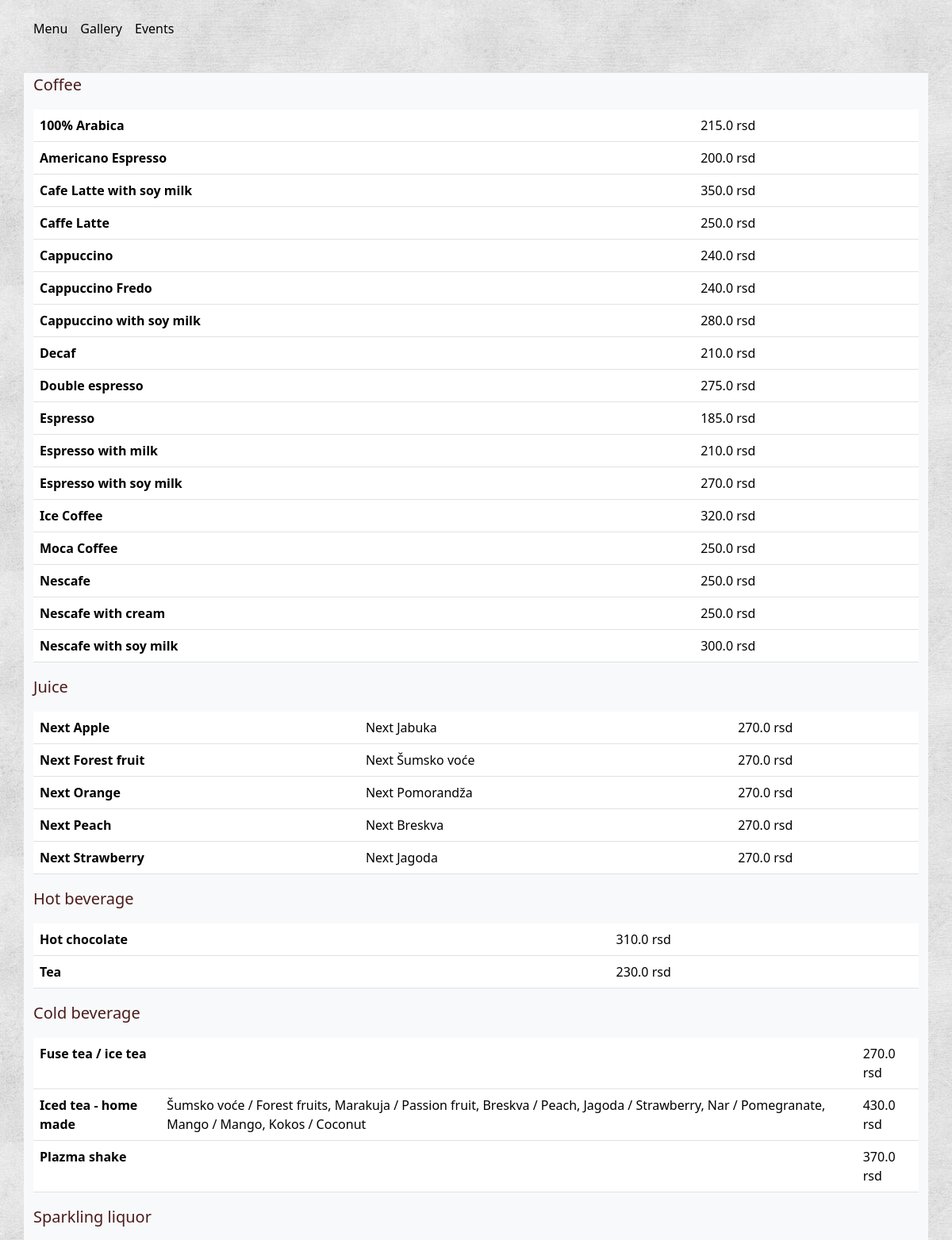
The page / (upper part) on the database its author committed.
### client/models.py (models this page shows, shortened)
class MenuSections(models.Model):
    id = models.BigAutoField(db_column='id', primary_key=True)
    name = models.CharField(db_column='name', max_length=255, verbose_name='Menu Section')
    TYPE_CHOICES =(
        ('D', 'Drink'),
        ('F', 'Food')
    )
    type = models.CharField(max_length=1, choices=TYPE_CHOICES, default='D', verbose_name='Type')
    class Meta:
        managed = True
        verbose_name_plural = 'Menu Sections'
        ordering = ['type', 'id']
        constraints = [models.UniqueConstraint(fields=['name'], name='unique_section')]
        db_table = 'MenuSections'

class MenuItems(models.Model):
    id = models.BigAutoField(db_column='id', primary_key=True)
    name = models.CharField(db_column='name', max_length=255, verbose_name='Name')
    type = models.ForeignKey(
        MenuSections,
        models.DO_NOTHING,
        db_column='menuSectionId',
        verbose_name='Menu section'
    )
    description = models.TextField(db_column='description', blank=True, verbose_name='Description')
    quantity = models.FloatField(db_column='quantity', blank=True, null=True, verbose_name='Quantity')
    unitId = models.ForeignKey(
        Units,
        models.DO_NOTHING,
        blank=True,
        null=True,
        db_column='unitId',
        verbose_name='Unit'
    )
    price = models.FloatField(db_column='price', verbose_name='Price')
    currency = models.CharField(db_column='currency', max_length=255, default='rsd', verbose_name='Currency')
    active = models.BooleanField(db_column='active', verbose_name='Offer is available?')
    class Meta:
        managed = True
        verbose_name_plural = 'Menu Items'
        ordering = ['name']
        constraints = [models.UniqueConstraint(fields=['name', 'type'], name='unique_item')]
        db_table = 'MenuItems'

### client/views.py (the view)
# urls.py: path('', views.index, name='index'), # menu
def index(request):
    context = {
        'data': menu(request)
    }
    return render(request, 'components/menu.html', context)

### api/views.py (called while the page is built)
@api_view(['GET'])
def sections_view(request):
    try:
        sections = MenuSections.objects.all()
        serialized = MenuSectionsSerializer(sections, many=True)
        return Response(serialized.data, status=status.HTTP_200_OK)
    except Exception as e:
        return Response(None, status=status.HTTP_400_BAD_REQUEST)

@api_view(['GET'])
def items_view(request):
    try:
        items = MenuItems.objects.filter(active=True)
        serialized = MenuItemsSerializer(items, many=True)
        return Response(serialized.data, status=status.HTTP_200_OK)
    except:
        return Response(None, status=status.HTTP_400_BAD_REQUEST)

### client/helpers.py (called while the page is built)
def render_items(items_response, sections_response):
    try:
        items = items_response.data
        sections = sections_response.data
        for i in range(len(items)):
            item = items[i]
            section_idx = [idx for idx in range(len(sections)) if sections[idx]['id'] == item['type']][0]
            if 'data' not in sections[section_idx]:
                sections[section_idx]['data'] = [item]
            else:
                sections[section_idx]['data'].append(item)
        return sections
    except Exception as e:
        return None

def render_sections(sections):
    output = {
        TYPE_CHOICES['D']: [],
        TYPE_CHOICES['F']: []
    }
    try:
        for i in range(len(sections)):
            if sections[i]['type'] == 'D':
                output[TYPE_CHOICES['D']].append(sections[i])
            else:
                output[TYPE_CHOICES['F']].append(sections[i])
        return output
    except Exception as e:
        return None

def menu(request):
    try:
        items_response = items_view(request)
        sections_response = sections_view(request)
        items_by_sections = render_items(items_response, sections_response)
        sections_types = render_sections(items_by_sections)
        return sections_types
    except Exception as e:
        return None

### templates/components/menu.html (shortened to what this page needs)
{% extends 'index.html' %}
{% load static %}
{% block content %}
    <div class="menu-tab">
        {% if data is None %}
        {% else %}
            {% for type, sections in data.items %}
                {% for section in sections %}
                    <p class="menu-section">{{ section.name }}</p>
                    <table class="table">
                        <tbody>
                            {% for item in section.data %}
                                <tr>
                                    <th scope="row">{{ item.name }}</th>
                                    <td>{{ item.description }}</td>
                                    {% if item.quantity is None or item.unit is None %}
                                        <td></td>
                                    {% else %}
                                        <td>{{ item.quantity }} {{ item.unit }}</td>
                                    {% endif %}
                                    <td>{{ item.price }} {{ item.currency }}</td>
                                </tr>
                            {% endfor %}
                        </tbody>
                    </table>
                {% endfor %}
            {% endfor %}
        {% endif %}
    </div>
{% endblock content %}

### static/assets/css/styles.css (style rules this page uses)
p.menu-section { font-size: 1.25rem; color: #4b1c1c; }

### templates/components/menu.html (style rules this page uses)
p.menu-section { font-size: 1.25rem; color: #4b1c1c; }

### rows shown on the page
MenuSections: name "Coffee"
MenuItems: name "100% Arabica", price "215.0", currency "rsd"
MenuItems: name "Americano Espresso", price "200.0", currency "rsd"
MenuItems: name "Cafe Latte with soy milk", price "350.0", currency "rsd"
MenuItems: name "Caffe Latte", price "250.0", currency "rsd"
MenuItems: name "Cappuccino", price "240.0", currency "rsd"
MenuItems: name "Cappuccino Fredo", price "240.0", currency "rsd"
MenuItems: name "Cappuccino with soy milk", price "280.0", currency "rsd"
MenuItems: name "Decaf", price "210.0", currency "rsd"
MenuItems: name "Double espresso", price "275.0", currency "rsd"
MenuItems: name "Espresso", price "185.0", currency "rsd"
MenuItems: name "Espresso with milk", price "210.0", currency "rsd"
MenuItems: name "Espresso with soy milk", price "270.0", currency "rsd"
MenuItems: name "Ice Coffee", price "320.0", currency "rsd"
MenuItems: name "Moca Coffee", price "250.0", currency "rsd"
MenuItems: name "Nescafe", price "250.0", currency "rsd"
MenuItems: name "Nescafe with cream", price "250.0", currency "rsd"
MenuItems: name "Nescafe with soy milk", price "300.0", currency "rsd"
MenuSections: name "Juice"
MenuItems: name "Next Apple", description "Next Jabuka", price "270.0", currency "rsd"
MenuItems: name "Next Forest fruit", description "Next Šumsko voće", price "270.0", currency "rsd"
MenuItems: name "Next Orange", description "Next Pomorandža", price "270.0", currency "rsd"
MenuItems: name "Next Peach", description "Next Breskva", price "270.0", currency "rsd"
MenuItems: name "Next Strawberry", description "Next Jagoda", price "270.0", currency "rsd"
MenuSections: name "Hot beverage"
MenuItems: name "Hot chocolate", price "310.0", currency "rsd"
MenuItems: name "Tea", price "230.0", currency "rsd"
MenuSections: name "Cold beverage"
MenuItems: name "Fuse tea / ice tea", price "270.0", currency "rsd"
MenuItems: name "Iced tea - home made", description "Šumsko voće / Forest fruits, Marakuja / Passion fruit, Breskva / Peach, Jagoda / Strawberry, Nar / Pomegranate, Mango / Mango, Kokos / Coconut", price "430.0", currency "rsd"
MenuItems: name "Plazma shake", price "370.0", currency "rsd"
MenuSections: name "Sparkling liquor"
